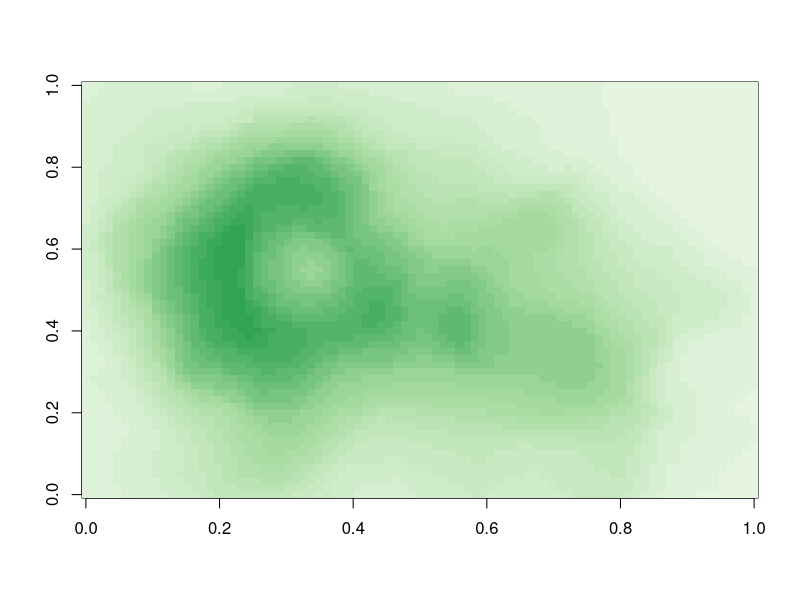

This chart was generated by the following R code:
# R语言绘图之颜色

# -------------------------------------------------------------------------------------------- #
# colorRamp()
# red和blue分别代表两个极端的颜色
pal <- colorRamp(c("red", "blue"))
pal(0) # red
pal(1) # blue
# 输入0～1之间的数字，可以获取[red, blue]区间内的颜色
pal(0.5)
# 获取一系列的颜色
# 获取10个在[red, blue]区间内的颜色
pal(seq(0, 1, len = 10))

# colorRampPalette()
# colorRampPalette()保存的是颜色的16进制
crPal <- colorRampPalette(c("red", "green"))
crPal(1) # 返回red #FF0000
crPal(2) # 返回2个颜色 red和green
crPal(10) # 返回10个处于[red, green]区间内的颜色

library(RColorBrewer)
# 查看调色板的信息
# maxcolors：当前调色板最多可使用颜色的种类
# category：三类调色板中的哪一类
# colorbind：对色盲人士是否友好
brewer.pal.info

# colorRampPalette于RColorBrewer的结合使用
# 从“Greens”调色板中获取三个颜色
cols <- brewer.pal(3, "Greens")
pal <- colorRampPalette(cols)
# 以pal的3个颜色为端点
# 获取包括这3个颜色的20中颜色绘制图表
image(volcano, col = pal(20))
